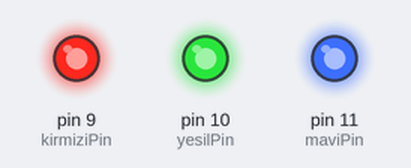
Recording of a sketch running on a simulated Arduino Uno, built with avr-gcc and run on an emulated ATmega328P. Shown: output pins drawn as LEDs (lit = HIGH).

Above: at 0.1 s.
Timing chart, 0 to 1.6 s (numbered marks = the images above):
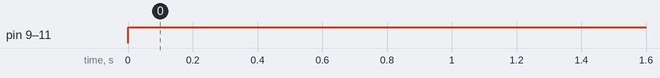

The sketch:

codes.ino
```cpp
int veri;

int kirmiziPin = 9;
int yesilPin = 10;
int maviPin = 11;

void setup() {
    Serial.begin(9600);
    pinMode(kirmiziPin, OUTPUT);
    pinMode(yesilPin, OUTPUT);
    pinMode(maviPin, OUTPUT);
}

void loop() {
    if(Serial.available() > 0) {
        veri = Serial.read();
    }

    if(veri == "k") {
        digitalWrite(kirmiziPin, LOW);
        digitalWrite(yesilPin, HIGH);
        digitalWrite(maviPin, HIGH);
    } else if(veri == "y") {
        digitalWrite(kirmiziPin, HIGH);
        digitalWrite(yesilPin, LOW);
        digitalWrite(maviPin, HIGH);
    } else if(veri == "m") {
        digitalWrite(kirmiziPin, HIGH);
        digitalWrite(yesilPin, HIGH);
        digitalWrite(maviPin, LOW);
    } else {
        digitalWrite(kirmiziPin, HIGH);
        digitalWrite(yesilPin, HIGH);
        digitalWrite(maviPin, HIGH);
    }
}
```

Measured:
- by itself, pin 9 (kirmiziPin), pin 10 (yesilPin), pin 11 (maviPin): LOW → HIGH at 0.00 s
